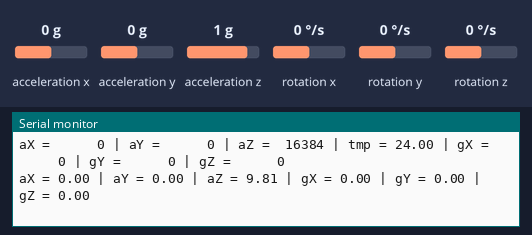
The sketch below on a simulated Arduino Uno, built with avr-gcc and run on an emulated ATmega328P. Shown: the last lines printed to the serial monitor. Wiring (inferred from the names in the program): MPU-6050 motion sensor at I2C address 0x68. The test bench sets the inputs (shaded band); at power-on: acceleration x 0 g, acceleration y 0 g, acceleration z 1 g, rotation x 0 °/s, rotation y 0 °/s, rotation z 0 °/s.

Above: at 1.9 s.
2.0 s: acceleration x set to -1.4 g
At 2.7 s:
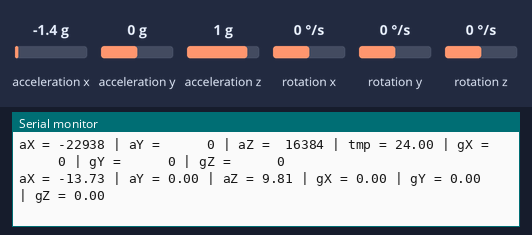
4.8 s: acceleration y set to -1.4 g
At 7.88 s:
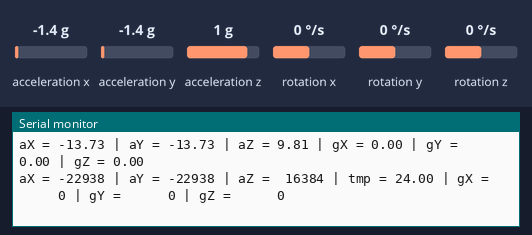
8.1 s: acceleration z set to -1.4 g
At 9.8 s:
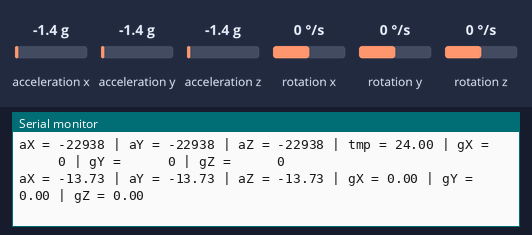
11.5 s: rotation x set to -192 °/s
At 13.2 s:
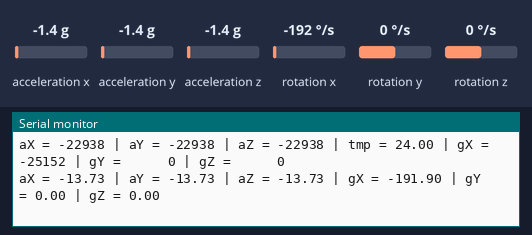
14.8 s: rotation y set to -192 °/s
At 16.5 s:
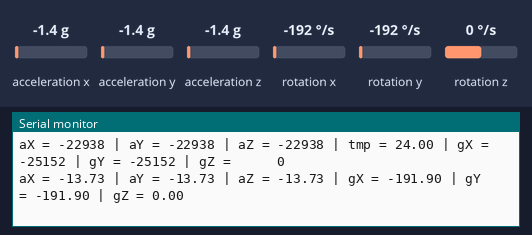
18.2 s: rotation z set to -192 °/s
At 22.44 s:
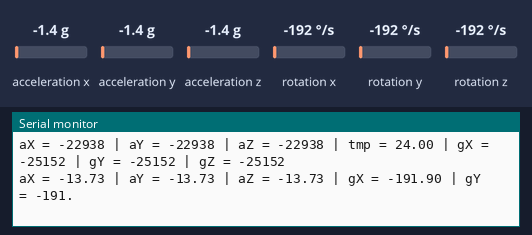

The sketch:

TestMPU.ino
```cpp
// (c) Michael Schoeffler 2017, http://www.mschoeffler.de

//  Register 25 – Sample Rate Divider: SMPRT_DIV = 0 -> 1kHz or 1ms
//  Register 27 – Gyroscope Configuration: GYRO_CONFIG. FS_SEL = 0 -> Full Scale Range = +-250º/s
//  Register 28 – Accelerometer Configuration: ACCEL_CONFIG. AFS_SEL = 0 -> Full Scale Range = +-2g
//  Registers 59 to 64 – Accelerometer Measurements
//  Register (Hex) Register (Decimal)
//  3B 59 ACCEL_XOUT[15:8]
//  3C 60 ACCEL_XOUT[7:0]
//  3D 61 ACCEL_YOUT[15:8]
//  3E 62 ACCEL_YOUT[7:0]
//  3F 63 ACCEL_ZOUT[15:8]
//  40 64 ACCEL_ZOUT[7:0]
//  Registers 67 to 72 – Gyroscope Measurements
//  Register (Hex) Register (Decimal)
//  43 67 GYRO_XOUT[15:8]
//  44 68 GYRO_XOUT[7:0]
//  45 69 GYRO_YOUT[15:8]
//  46 70 GYRO_YOUT[7:0]
//  47 71 GYRO_ZOUT[15:8]
//  48 72 GYRO_ZOUT[7:0]
//  Register 107 – Power Management 1: PWR_MGMT_1. TEMP_DIS = 1 by default.
//  Bit 7: DEVICE_RESET. All registers are set to zero but 107 and 117.

#include "Wire.h" // This library allows you to communicate with I2C devices.

const float GRAVITY = 9.81;
const int16_t MAX_SCALE = 0x7FFF;
const int MPU_ADDR = 0x68; // I2C address of the MPU-6050.
// If AD0 pin is set to LOW, the I2C address will be 0x68.
// If AD0 pin is set to HIGH, the I2C address will be 0x69.

//int16_t accelerometer_x, accelerometer_y, accelerometer_z; // variables for accelerometer raw data
//int16_t gyro_x, gyro_y, gyro_z; // variables for gyro raw data
//int16_t temperature; // variables for temperature data

char tmp_str[7]; // temporary variable used in convert function
char* convert_int16_to_str(int16_t i) { // converts int16 to string. Moreover, resulting strings will have the same length in the debug monitor.
  sprintf(tmp_str, "%6d", i);
  return tmp_str;
}

float scaleAcc (int16_t acc){
  // Register 28 – Accelerometer Configuration: ACCEL_CONFIG. AFS_SEL = 0 -> Full Scale Range = +-2g
  return (float) 2 * acc * GRAVITY / MAX_SCALE;
}

float scaleGyro (int16_t gyro){
  // Register 27 – Gyroscope Configuration: GYRO_CONFIG. FS_SEL = 0 -> Full Scale Range = +-250º/s
  return (float) 250 * gyro / MAX_SCALE;
}

void setup() {
  Serial.begin(9600);
  Wire.begin();
  Wire.beginTransmission(MPU_ADDR); // Begins a transmission to the I2C slave (GY-521 board)
  Wire.write(0x6B); // PWR_MGMT_1 register
  Wire.write(128); // Bit 7: DEVICE_RESET = 1
  Wire.write(0x6B); // PWR_MGMT_1 register
  Wire.write(0); // set to zero (wakes up the MPU-6050)
  Wire.endTransmission(true);
}

void loop() {
  int16_t accelerometer_x, accelerometer_y, accelerometer_z; // variables for accelerometer raw data
  int16_t gyro_x, gyro_y, gyro_z; // variables for gyro raw data
  int16_t temperature; // variables for temperature data

  float accelerometerF_x, accelerometerF_y, accelerometerF_z;
  float gyroF_x, gyroF_y, gyroF_z;

  Wire.beginTransmission(MPU_ADDR);
  Wire.write(0x3B); // starting with register 0x3B (ACCEL_XOUT_H) [MPU-6000 and MPU-6050 Register Map and Descriptions Revision 4.2, p.40]
  Wire.endTransmission(false); // the parameter indicates that the Arduino will send a restart. As a result, the connection is kept active.
  Wire.requestFrom(MPU_ADDR, 14, true); // request a total of 7*2=14 registers

  // "Wire.read()<<8 | Wire.read();" means two registers are read and stored in the same variable
  accelerometer_x = Wire.read()<<8 | Wire.read(); // reading registers: 0x3B (ACCEL_XOUT_H) and 0x3C (ACCEL_XOUT_L)
  accelerometer_y = Wire.read()<<8 | Wire.read(); // reading registers: 0x3D (ACCEL_YOUT_H) and 0x3E (ACCEL_YOUT_L)
  accelerometer_z = Wire.read()<<8 | Wire.read(); // reading registers: 0x3F (ACCEL_ZOUT_H) and 0x40 (ACCEL_ZOUT_L)
  temperature = Wire.read()<<8 | Wire.read(); // reading registers: 0x41 (TEMP_OUT_H) and 0x42 (TEMP_OUT_L)
  gyro_x = Wire.read()<<8 | Wire.read(); // reading registers: 0x43 (GYRO_XOUT_H) and 0x44 (GYRO_XOUT_L)
  gyro_y = Wire.read()<<8 | Wire.read(); // reading registers: 0x45 (GYRO_YOUT_H) and 0x46 (GYRO_YOUT_L)
  gyro_z = Wire.read()<<8 | Wire.read(); // reading registers: 0x47 (GYRO_ZOUT_H) and 0x48 (GYRO_ZOUT_L)

  accelerometerF_x = scaleAcc(accelerometer_x);
  accelerometerF_y = scaleAcc(accelerometer_y);
  accelerometerF_z = scaleAcc(accelerometer_z);
  gyroF_x = scaleGyro(gyro_x);
  gyroF_y = scaleGyro(gyro_y);
  gyroF_z = scaleGyro(gyro_z);

  // print out data
  Serial.print("aX = "); Serial.print(convert_int16_to_str(accelerometer_x));
  Serial.print(" | aY = "); Serial.print(convert_int16_to_str(accelerometer_y));
  Serial.print(" | aZ = "); Serial.print(convert_int16_to_str(accelerometer_z));
  // the following equation was taken from the documentation [MPU-6000/MPU-6050 Register Map and Description, p.30]
  Serial.print(" | tmp = "); Serial.print(temperature/340.00+36.53);
  Serial.print(" | gX = "); Serial.print(convert_int16_to_str(gyro_x));
  Serial.print(" | gY = "); Serial.print(convert_int16_to_str(gyro_y));
  Serial.print(" | gZ = "); Serial.print(convert_int16_to_str(gyro_z));
  Serial.println();

  // print out data
  Serial.print("aX = "); Serial.print(accelerometerF_x);
  Serial.print(" | aY = "); Serial.print(accelerometerF_y);
  Serial.print(" | aZ = "); Serial.print(accelerometerF_z);
  Serial.print(" | gX = "); Serial.print(gyroF_x);
  Serial.print(" | gY = "); Serial.print(gyroF_y);
  Serial.print(" | gZ = "); Serial.print(gyroF_z);
  Serial.println();

  // delay
  delay(1000);
}
```

Measured:
- after the input at 2.0 s, the serial monitor: prints a new line after 0.22 s (image 1)
- after the input at 4.8 s, the serial monitor: prints a new line after 0.75 s (image 2)
- after the input at 8.1 s, the serial monitor: prints a new line after 0.79 s (image 3)
- after the input at 11.5 s, the serial monitor: prints a new line after 0.74 s (image 4)
- after the input at 14.8 s, the serial monitor: prints a new line after 0.79 s (image 5)
- after the input at 18.2 s, the serial monitor: prints a new line after 0.76 s (image 6)
